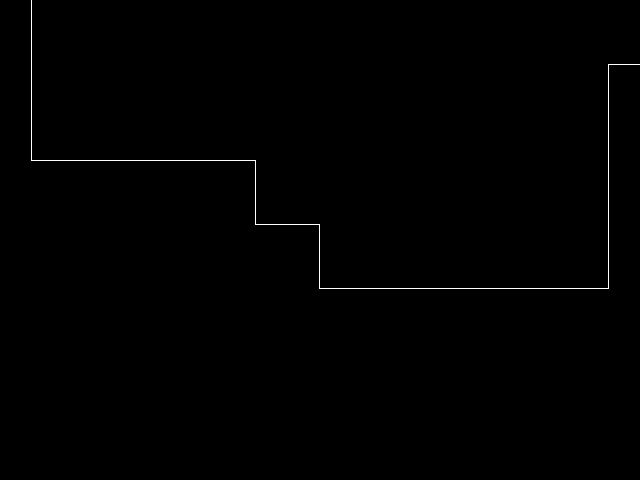

This game map was drawn from its Tiled (.tmx) file and the tilesets committed beside it. A one-line description and the trimmed map source follow:
An orthogonal 20x15 tile map with 32x32 px tiles, 2 tile layers (Tile Layer 1, Tile Layer 2) and 3 objects (GameObject, ExitGate, Player).

<map version="1.0" orientation="orthogonal" width="20" height="15" tilewidth="32" tileheight="32">
 <properties>
  <property name="evilrobot" value="data/gfx/evilrobot.png" />
  <property name="evilrobotstanding" value="data/gfx/evilrobotstanding.png" />
  <property name="exitgate" value="data/gfx/gate.png" />
  <property name="run" value="data/gfx/run.png" />
 </properties>
 <tileset firstgid="1" name="tileset" tilewidth="32" tileheight="32" spacing="1">
  <image source="data/gfx/tileset.png" width="198" height="198" />
 </tileset>
 <layer name="Tile Layer 1" width="20" height="15">
  <properties>
   <property name="collidable" value="" />
  </properties>
  <data>[300 cells, 25 non-empty, 7 distinct tile ids]</data>
 </layer>
 <layer name="Tile Layer 2" width="20" height="15">
  <data>[300 cells, 11 non-empty, 6 distinct tile ids]</data>
 </layer>
 <objectgroup name="Object Layer 3" width="20" height="15">
  <object name="exitgate" type="GameObject" x="224" y="160">
   <properties>
    <property name="height" value="79" />
    <property name="textureID" value="exitgate" />
    <property name="width" value="77" />
   </properties>
  </object>
 </objectgroup>
 <objectgroup name="Object Layer 2" width="20" height="15">
  <properties>
   <property name="interactive" value="" />
  </properties>
  <object name="exitgate" type="ExitGate" x="576" y="288">
   <properties>
    <property name="height" value="79" />
    <property name="textureID" value="exitgate" />
    <property name="width" value="77" />
   </properties>
  </object>
 </objectgroup>
 <objectgroup name="Object Layer 1" width="20" height="15">
  <properties>
   <property name="collidable" value="" />
  </properties>
  <object name="player" type="Player" x="192" y="160">
   <properties>
    <property name="textureID" value="run" />
   </properties>
  </object>
 </objectgroup>
</map>
